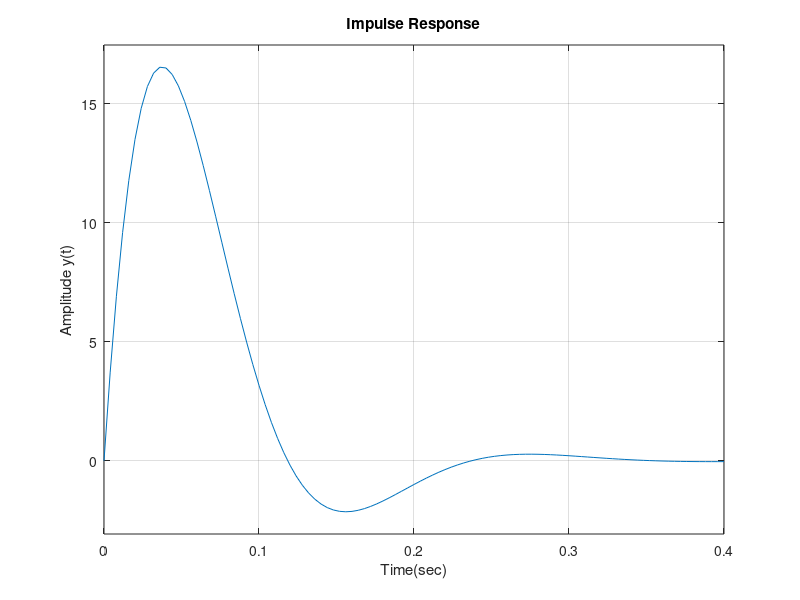

This chart was generated by the following MATLAB code:
%impulse response(y(t)) plot of a 2nd order system
%        d^2y(t)           dy(t)
%eqn = ----------- + 34.5------- + 1000y(t) = 1000u(t)
%        dt^2               dt
num = [1000];
den = [1, 34.5, 1000]; % s = tf('s')
G = tf(num,den);
impulse(G);
title('Impulse Response');
xlabel('Time(sec)');
ylabel('Amplitude y(t)')